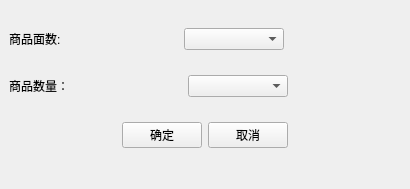
<?xml version="1.0" encoding="UTF-8"?>
<ui version="4.0">
 <class>Form</class>
 <widget class="QWidget" name="Form">
  <property name="geometry">
   <rect>
    <x>0</x>
    <y>0</y>
    <width>410</width>
    <height>189</height>
   </rect>
  </property>
  <property name="windowTitle">
   <string>Form</string>
  </property>
  <widget class="QWidget" name="gridLayoutWidget">
   <property name="geometry">
    <rect>
     <x>9</x>
     <y>9</y>
     <width>391</width>
     <height>161</height>
    </rect>
   </property>
   <layout class="QGridLayout" name="gridLayout">
    <item row="2" column="0">
     <layout class="QHBoxLayout" name="horizontalLayout_10">
      <item>
       <spacer name="horizontalSpacer_22">
        <property name="orientation">
         <enum>Qt::Horizontal</enum>
        </property>
        <property name="sizeHint" stdset="0">
         <size>
          <width>40</width>
          <height>20</height>
         </size>
        </property>
       </spacer>
      </item>
      <item>
       <widget class="QPushButton" name="pushButton_3">
        <property name="text">
         <string>确定</string>
        </property>
       </widget>
      </item>
      <item>
       <widget class="QPushButton" name="pushButton_4">
        <property name="text">
         <string>取消</string>
        </property>
       </widget>
      </item>
      <item>
       <spacer name="horizontalSpacer_23">
        <property name="orientation">
         <enum>Qt::Horizontal</enum>
        </property>
        <property name="sizeHint" stdset="0">
         <size>
          <width>40</width>
          <height>20</height>
         </size>
        </property>
       </spacer>
      </item>
     </layout>
    </item>
    <item row="1" column="0">
     <layout class="QHBoxLayout" name="horizontalLayout_9">
      <item>
       <widget class="QLabel" name="label_7">
        <property name="text">
         <string>商品数量：</string>
        </property>
       </widget>
      </item>
      <item>
       <spacer name="horizontalSpacer_20">
        <property name="orientation">
         <enum>Qt::Horizontal</enum>
        </property>
        <property name="sizeHint" stdset="0">
         <size>
          <width>40</width>
          <height>20</height>
         </size>
        </property>
       </spacer>
      </item>
      <item>
       <widget class="QComboBox" name="comboBox">
        <property name="minimumSize">
         <size>
          <width>100</width>
          <height>0</height>
         </size>
        </property>
       </widget>
      </item>
      <item>
       <spacer name="horizontalSpacer_21">
        <property name="orientation">
         <enum>Qt::Horizontal</enum>
        </property>
        <property name="sizeHint" stdset="0">
         <size>
          <width>40</width>
          <height>20</height>
         </size>
        </property>
       </spacer>
      </item>
     </layout>
    </item>
    <item row="0" column="0">
     <layout class="QHBoxLayout" name="horizontalLayout_8">
      <item>
       <widget class="QLabel" name="label">
        <property name="text">
         <string>商品面数:</string>
        </property>
       </widget>
      </item>
      <item>
       <spacer name="horizontalSpacer">
        <property name="orientation">
         <enum>Qt::Horizontal</enum>
        </property>
        <property name="sizeHint" stdset="0">
         <size>
          <width>40</width>
          <height>20</height>
         </size>
        </property>
       </spacer>
      </item>
      <item>
       <widget class="QComboBox" name="comboBox_2">
        <property name="minimumSize">
         <size>
          <width>100</width>
          <height>0</height>
         </size>
        </property>
       </widget>
      </item>
      <item>
       <spacer name="horizontalSpacer_2">
        <property name="orientation">
         <enum>Qt::Horizontal</enum>
        </property>
        <property name="sizeHint" stdset="0">
         <size>
          <width>40</width>
          <height>20</height>
         </size>
        </property>
       </spacer>
      </item>
     </layout>
    </item>
   </layout>
  </widget>
 </widget>
 <resources/>
 <connections>
  <connection>
   <sender>pushButton_3</sender>
   <signal>clicked()</signal>
   <receiver>Form</receiver>
   <slot>finsh()</slot>
   <hints>
    <hint type="sourcelabel">
     <x>131</x>
     <y>149</y>
    </hint>
    <hint type="destinationlabel">
     <x>71</x>
     <y>174</y>
    </hint>
   </hints>
  </connection>
 </connections>
 <slots>
  <slot>finsh()</slot>
 </slots>
</ui>
